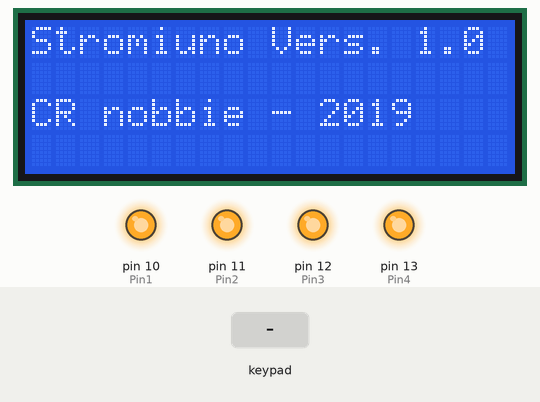
The sketch below on a simulated Arduino Uno, built with avr-gcc and run on an emulated ATmega328P. Shown: 20×4 character LCD, output pins drawn as LEDs (lit = HIGH). The test bench sets the inputs (shaded band). What the sketch prints to the serial monitor is not drawn.

Above: at 1.2 s.
1.3 s: keypad keys 2 3 4 5 * pressed 0.4 s apart
At 3.3 s:
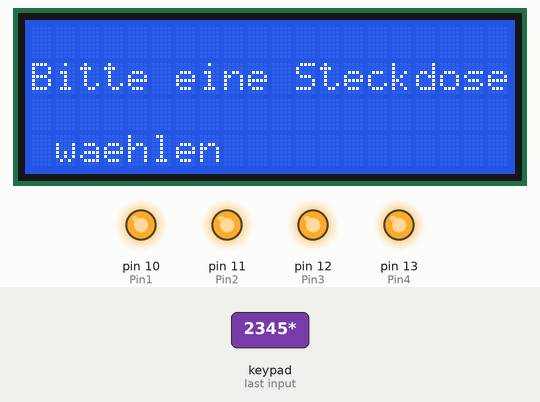
4.8 s: key 'D' pressed
At 5.7 s:
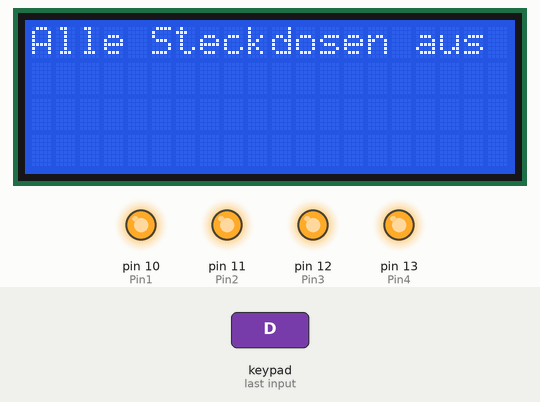
6.3 s: keypad keys 6 7 8 9 A pressed 0.4 s apart
At 7.5 s:
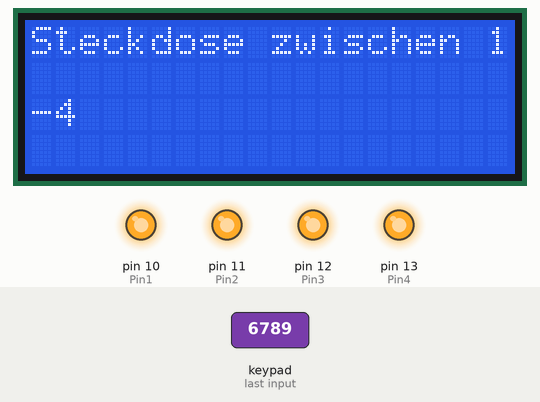
9.8 s: keypad keys 2 3 4 5 # pressed 0.4 s apart
At 10.84 s:
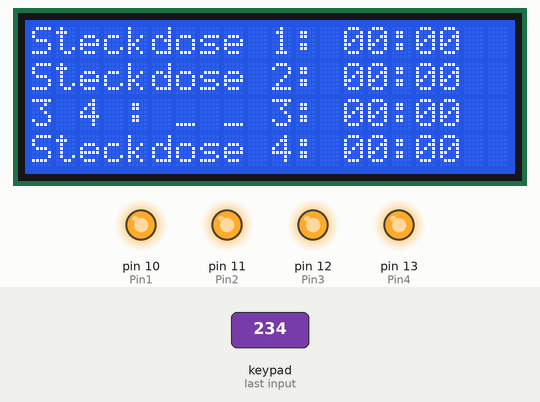
13.3 s: keypad keys 6 7 8 9 # pressed 0.4 s apart
At 15.9 s:
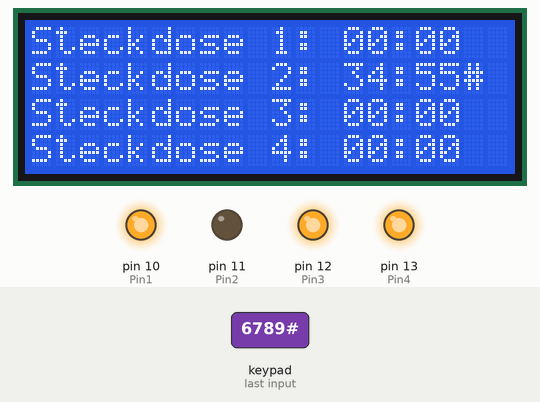
18.3 s: keypad keys 1 3 9 7 # pressed 0.4 s apart
At 21.5 s:
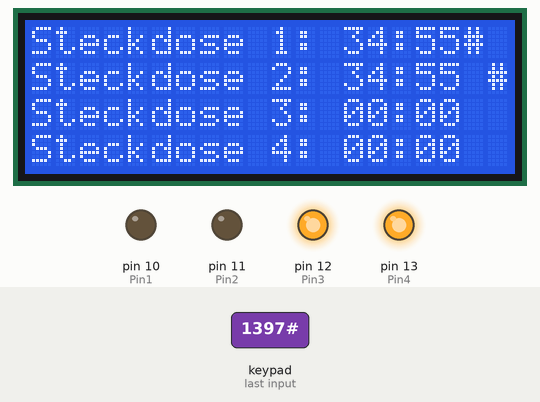
Timing chart, 0 to 23.0 s (numbered marks = the images above; inputs shaded):
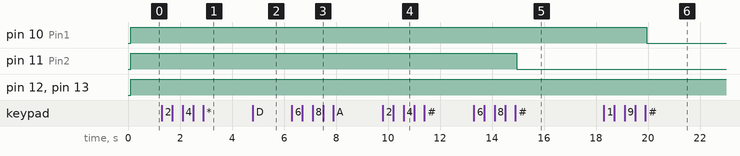

Measured:
- after the input at 1.3 s, the display: first changes after 0.12 s (image 1 shows a later state)
- after the input at 4.8 s, the display: changes at once (image 2)
- after the input at 6.3 s, the display: changes after 0.08 s (image 3)
- after the input at 9.8 s, the display: first changes after 0.12 s (image 4 shows a later state)
- after the input at 13.3 s, pin 11 (Pin2): HIGH → LOW after 1.7 s; the display: first changes after 0.08 s (image 5 shows a later state)
- after the input at 18.3 s, pin 10 (Pin1): HIGH → LOW after 1.7 s; the display: first changes after 0.13 s (image 6 shows a later state)
- what the display in image 5 shows lasts 1.1 s, from 15.5 s to 16.6 s

The sketch:

Countdown_moba.ino
```cpp
#include <MobaTools.h>
#include <Keypad.h>
#include <LiquidCrystal_I2C.h>

//LCD initialisieren
LiquidCrystal_I2C lcd(0x27, 20, 4);

//Pinlänge
const byte PINLENGTH = 4;

// Zwischenspeicher für Eingaben
char keyBuffer[PINLENGTH+1] = {'-','-','-','-'};

//Hier wird die größe des Keypads definiert
const byte COLS = 4; //4 Spalten
const byte ROWS = 4; //4 Zeilen
char hexaKeys[ROWS][COLS]={
{'D','#','0','*'},
{'C','9','8','7'},
{'B','6','5','4'},
{'A','3','2','1'}
};
byte colPins[COLS] = {2,3,4,5}; //Definition der Pins für die 3 Spalten
byte rowPins[ROWS] = {6,7,8,9}; //Definition der Pins für die 4 Zeilen

char Taste; //Taste ist die Variable für die jeweils gedrückte Taste.
Keypad Tastenfeld = Keypad(makeKeymap(hexaKeys), rowPins, colPins, ROWS, COLS); //Das Keypad kann absofort mit "Tastenfeld" angesprochen werden

//Definition der 4 Timer
EggTimer timer1, timer2, timer3, timer4;

//Definition der einzelnen Variablen
int h1=0, h2=0, m1=0, m2=0,s1=0, s2=0, RC=0;//Die Ziffern und Zeichen des Keypads werden eingegeben:
char appversion="1.0";
long lastSecond;

//Definition der Pins
int Pin1 = 10;
int Pin2 = 11;
int Pin3 = 12;
int Pin4 = 13;
long zeittodo;
int min1 = 0;
int min2 = 0;
int hour1 = 0;
int hour2 = 0;
int ME = 0;
long minu;
long hou;
long time1;
int onoff=1;
char o;
char n;

void setup() {
  // put your setup code here, to run once:
Serial.begin(9600); //Öffnet den seriellen Port und legt die Baud Rate (9600) für die serielle Übertragung fest.
pinMode(Pin1, OUTPUT);
pinMode(Pin2, OUTPUT);
pinMode(Pin3, OUTPUT);
pinMode(Pin4, OUTPUT);
lcd.begin();
lcd.backlight();
}


void loop() {
  //Willkommenstext
  lcd.clear();
lcd.setCursor(0,0);
lcd.print("Stromiuno Vers. ");
lcd.print("1.0");
lcd.setCursor(0,2);
lcd.print("CR nobbie - 2019");
Anfang:
// Testen ob Timer abgelaufen sind
if (timer1.getTime()==false) {
  digitalWrite(Pin1, HIGH);
} else {
  digitalWrite(Pin1, LOW);
}
if (timer2.getTime()==false) {
  digitalWrite(Pin2, HIGH);
} else {
  digitalWrite(Pin2, LOW);
}
if (timer3.getTime()==false) {
  digitalWrite(Pin3, HIGH);
} else {
  digitalWrite(Pin3, LOW);
}
if (timer4.getTime()==false) {
  digitalWrite(Pin4, HIGH);
} else {
  digitalWrite(Pin4, LOW);
}
char Taste = Tastenfeld.getKey();

if (Taste) //Wenn eine Taste gedrückt wurde
// Jetzt werden die einzelnen Eingaben verarbeitet

{

Serial.println(Taste);
   if (Taste=='*') // Wenn die "*" Taste gedrückt wurde... ### Auswahl der Steckdose
   {
   Serial.println("Bitte die Steckdose auswählen");
   ME = 0;
   lcd.clear();
   lcd.setCursor(0,1);
   lcd.print("Bitte eine Steckdose waehlen");
   h1=0; h2=0; m1=0;m2=0;
   RC=0; // Zugang zur ersten Zeicheneingabe freischalten

   goto Anfang; //An dieser Stelle springt der Sketch zur Eingabe der Taste zurück, damit das Zeichen "*" nicht im folgenden Abschlitt als Codeeingabe gewertet wird.
   }
   else if ((int(Taste) >= 48) && (int(Taste) <= 57)){
   Serial.println("Es wurde eine Zahl eingegeben");
   Serial.print("ASCII-Wert: ");
   Serial.println(Taste);
   Taste = Taste - 48;
   Serial.print("umgerechnet: ");
   Serial.println(Taste);
//
    if (RC==0) {
            if ((Taste >= 1) && (Taste <=4)) {
      RC=Taste;
      Serial.println("RC wurde belegt, alles auf Anfang");
      } else {
        Serial.println("Bitte eine Steckdose zwischen 1 und 4 wählen");
           lcd.clear();
            lcd.setCursor(0,0);
            lcd.print("Steckdose zwischen 1-4");
            goto Anfang;
      }
   Serial.println("Steckdose wurde ausgewählt");
   lcd.clear();
   lcd.setCursor(0,0);
   lcd.print("Steckdose ");
   lcd.print(RC);
   lcd.print(" gewaehlt");
   lcd.setCursor(0,1);
   lcd.print("Bitte Zeit eingeben:");
   lcd.setCursor(0,2);
   lcd.print("_ _ : _ _");
      goto Anfang;
    }
    if (h1==0) {
      hour1 = Taste;
      h1=1;
   Serial.println("Stunde 1 wurde ausgewählt");
   Serial.println(hour1);
   lcd.setCursor(0,2);
   lcd.print(hour1);
   lcd.print(" _ : _ _");
      goto Anfang;
    }
    if (h2==0) {
      hour2 = Taste;
      h2=1;
   Serial.println("Stunde 2 wurde ausgewählt");
   Serial.println(hour2);
   lcd.setCursor(0,2);
   lcd.print(hour1);
   lcd.print(" ");
   lcd.print(hour2);
   lcd.print(" : _ _");
      goto Anfang;
    }
    if (m1==0) {
      min1 = Taste;
      m1=1;
   Serial.println("Minute 1 wurde ausgewählt");
   Serial.println(min1);
   lcd.setCursor(0,2);
   lcd.print(hour1);
   lcd.print(" ");
   lcd.print(hour2);
   lcd.print(" : ");
   lcd.print(min1);
   lcd.print(" _");
      goto Anfang;
    }
    if (m2==0) {
      min2 = Taste;
      m2=1;
   Serial.println("Minute 2 wurde ausgewählt");
   Serial.println(min2);
   lcd.setCursor(0,2);
   lcd.print(hour1);
   lcd.print(" ");
   lcd.print(hour2);
   lcd.print(" : ");
   lcd.print(min1);
   lcd.print(" ");
   lcd.print(min2);
      goto Anfang;
    }
   }
        if (Taste=='D') // Wenn die "#" Taste gedrückt wurde... Zeit checken, Countdown starten
        {
              timer1.setTime(0);
        timer2.setTime(0);
        timer3.setTime(0);
        timer4.setTime(0);
        lcd.clear();
        lcd.setCursor(0,0);
        lcd.print("Alle Steckdosen aus");
        goto Anfang;
}
if (Taste=='A') // Wenn die "A" Taste gedrückt wurde... Zeit checken, Countdown starten
        {
//          if (RC==0) {
//
//            Serial.println("Bitte zuerst eine Steckdose wählen");
//                lcd.clear();
//                lcd.setCursor(0,0);
//                 lcd.print("Steckdose ");
//          }
          ME=1;
          goto Anfang;
        }
        if (Taste=='B') // Wenn die "B" Taste gedrückt wurde... Zeit checken, Countdown starten
        {

        }
        if (Taste=='C') // Wenn die "C" Taste gedrückt wurde... Zeit checken, Countdown starten
        {

        }
      if (Taste=='#') // Wenn die "#" Taste gedrückt wurde... Zeit checken, Countdown starten
   {

   Serial.println("Zeit wird geprüft");
   if ((!h1==0) && (!h2==0) && (!m1==0) && (!m2==0)) {
       long MG=((min1*10)+min2);
   Serial.println("MG:");
   Serial.println(MG);
   long HG=((hour1*10)+hour2)*60;
   Serial.println("HG:");
   Serial.println(HG);
   lcd.clear();
   lcd.setCursor(0,0);
   lcd.print("Steckdose ");
   lcd.print(RC);
   lcd.print(" gestartet");
   lcd.setCursor(0,2);
   lcd.print("Dauer:");
   lcd.setCursor(0,3);
   lcd.print(hour1);
   lcd.print(" ");
   lcd.print(hour2);
   lcd.print(" : ");
   lcd.print(min1);
   lcd.print(" ");
   lcd.print(min2);
   ME = 1;
long TG = (HG + MG);
TG = TG  * 60000;

   Serial.println(TG);
    zeittodo = TG;
   Serial.println(zeittodo);

    switch (RC) {
      case 1:
        //Steckdose 1
        timer1.setTime(zeittodo);
   Serial.print("Steckdose ");
   Serial.print(RC);
   Serial.print("wurde mit ");
   Serial.println(zeittodo);
   Serial.println("gestartet");
       RC=0;
        break;
      case 2:
        //Steckdose 2
        timer2.setTime(zeittodo);
   Serial.print("Steckdose ");
   Serial.print(RC);
   Serial.print("wurde mit ");
   Serial.println(zeittodo);
   Serial.println("gestartet");
       RC=0;
        break;
      case 3:
        //Steckdose 3
        timer3.setTime(zeittodo);
   Serial.print("Steckdose ");
   Serial.print(RC);
   Serial.print("wurde mit ");
   Serial.println(zeittodo);
   Serial.println("gestartet");
       RC=0;
        break;
      case 4:
        //Steckdose 4
        timer4.setTime(zeittodo);
   Serial.print("Steckdose ");
   Serial.print(RC);
   Serial.print("wurde mit ");
   Serial.println(zeittodo);
   Serial.println("gestartet");
       RC=0;
        break;

    }
    RC=0;
   }
   else if (!RC==0){
        switch (RC) {
      case 1:
        //Steckdose 1
        timer1.setTime(0);
        break;
      case 2:
        //Steckdose 2
        timer2.setTime(0);
        break;
      case 3:
        //Steckdose 3
        timer3.setTime(0);
        break;
      case 4:
        //Steckdose 4
        timer4.setTime(0);
        break;
      default:
        timer1.setTime(0);
        timer2.setTime(0);
        timer3.setTime(0);
        timer4.setTime(0);
   Serial.println("Alle Timer gestoppt!");


    }
   }
   goto Anfang; //An dieser Stelle springt der Sketch zur Eingabe der Taste zurück, damit das Zeichen "*" nicht im folgenden Abschlitt als Codeeingabe gewertet wird.
   }

   Serial.println(timer1.getTime());
   Serial.println(timer2.getTime());
   Serial.println(timer3.getTime());
   Serial.println(timer4.getTime());

}
  // put your main code here, to run repeatedly:
// timer.setTime(1000) // 1 Sekunde, Timer startet
// timer.running() == false // Timer läuft nicht
// timer.getTime() // Restlaufzeit

//Countdown darstellen
if(ME==1) {


   if (millis() >= lastSecond + 1000) {

    if (onoff==1) {
      onoff=0;
    } else {
      onoff=1;
    }
lcd.clear();
//                                                                    Steckdose 1
   lcd.setCursor(0,0);
   lcd.print("Steckdose 1: ");
    time1 = timer1.getTime();
    minu = (time1/60000) % 60;
    hou = (time1/3600000);
   if (hou < 10) {
    lcd.print("0");
   }
   lcd.print(hou);
   lcd.print(":");
   if (minu < 10) {
    lcd.print("0");
   }
   lcd.print(minu);
   if (timer1.running()==true) {
    if (onoff==1) {
      lcd.print(" #");
    }else {
      lcd.print("# ");
    }
   }
//                                                                    Steckdose 2
   lcd.setCursor(0,1);
   lcd.print("Steckdose 2: ");
    time1 = timer2.getTime();
    minu = (time1/60000) % 60;
    hou = (time1/3600000);
   if (hou < 10) {
    lcd.print("0");
   }
   lcd.print(hou);
   lcd.print(":");
   if (minu < 10) {
    lcd.print("0");
   }
   lcd.print(minu);
    if (timer2.running()==true) {
    if (onoff==1) {
      lcd.print("# ");
    }else {
      lcd.print(" #");
    }
   }
//                                                                    Steckdose 3
   lcd.setCursor(0,2);
   lcd.print("Steckdose 3: ");
    time1 = timer3.getTime();
    minu = (time1/60000) % 60;
    hou = (time1/3600000);
   if (hou < 10) {
    lcd.print("0");
   }
   lcd.print(hou);
   lcd.print(":");
   if (minu < 10) {
    lcd.print("0");
   }
   lcd.print(minu);
   if (timer3.running()==true) {
    if (onoff==1) {
      lcd.print(" #");
    }else {
      lcd.print("# ");
    }
   }
//                                                                    Steckdose 4
   lcd.setCursor(0,3);
   lcd.print("Steckdose 4: ");
    time1 = timer4.getTime();
    minu = (time1/60000) % 60;
    hou = (time1/3600000);
   if (hou < 10) {
    lcd.print("0");
   }
   lcd.print(hou);
   lcd.print(":");
   if (minu < 10) {
    lcd.print("0");
   }
   lcd.print(minu);
   if (timer4.running()==true) {
    if (onoff==1) {
      lcd.print("# ");
    }else {
      lcd.print(" #");
    }
   }
   lastSecond = millis();
  }
}
goto Anfang;
}
```
